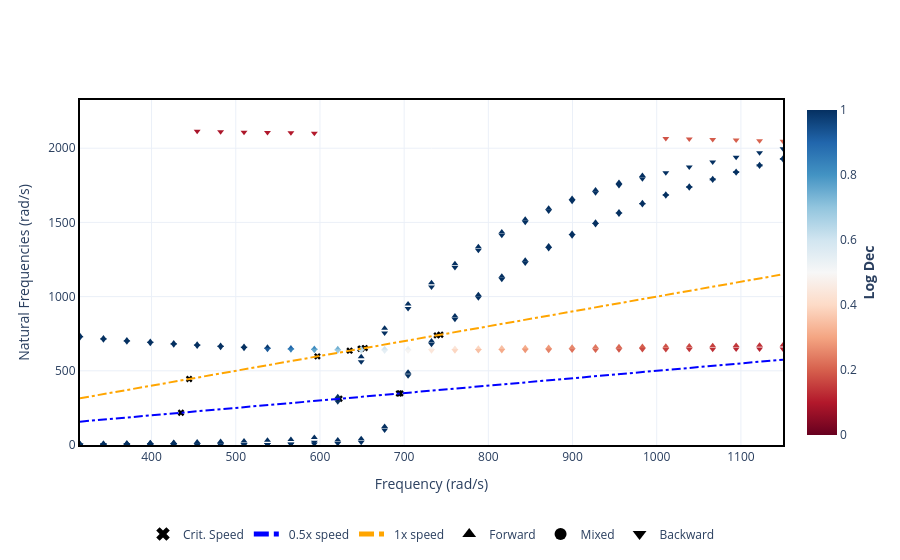

Source (notebook cell):
### Markdown cell above
### 1.3.2 Plotting results

Now that the results are stored, use `.plot()` method to display the Campbell Diagram plot.

For the Campbell Diagram, you can plot more than one harmonic. As default, the plot display only the 1x speed option. 
Input a list with more harmonics to display it at the graph.

### Code cell
campbell.plot(harmonics=[0.5, 1])

### Figure 1 — Plotly figure (JSON) as saved in the notebook; plotly's stock layout.template omitted (floating-point values rounded to 4 significant figures)
{"data": [{"hovertemplate": "Frequency (rad/s): %{x:.2f}<br>Critical Speed (rad/s): %{y:.2f}", "legendgroup": "Crit. Speed", "marker": {"color": "black", "symbol": "x"}, "mode": "markers", "name": "Crit. Speed", "showlegend": true, "type": "scatter", "x": [695.6, 693.8, 623.2, 743.1, 434.9, 444.7, 597.0, 738.7, 635.3, 653.3, 648.2, 649.2], "y": [347.8, 346.9, 311.6, 743.1, 217.5, 444.7, 597.0, 738.7, 635.3, 653.3, 648.2, 649.2]}, {"hoverinfo": "none", "legendgroup": "Forward", "marker": {"color": [394.2, 288.2, 77.76, 18.29, 0.4833, 0.4332, 0.3882, 0.3484, 0.3135, 0.2831, 0.2567, 0.2336, 0.2135, 0.196, 0.1806, 0.1672, 0.1553, 0.1448, 0.1355, 0.1272], "coloraxis": "coloraxis", "symbol": "triangle-up"}, "mode": "markers", "name": "Forward", "showlegend": false, "type": "scatter", "x": [621.2, 649.0, 676.8, 704.7, 732.5, 760.3, 788.2, 816.0, 843.8, 871.7, 899.5, 927.3, 955.2, 983.0, 1011.0, 1039.0, 1066.0, 1094.0, 1122.0, 1150.0], "y": [33.01, 41.29, 124.4, 490.1, 649.7, 650.9, 652.4, 654.0, 655.6, 657.4, 659.1, 660.9, 662.7, 664.4, 666.1, 667.8, 669.4, 670.9, 672.4, 673.8]}, {"hoverinfo": "none", "legendgroup": "Forward", "marker": {"color": [1037.0, 1151.0, 1070.0, 988.4, 907.8, 597.4, 531.2, 467.1, 401.2, 325.4, 214.6], "coloraxis": "coloraxis", "symbol": "triangle-up"}, "mode": "markers", "name": "Forward", "showlegend": false, "type": "scatter", "x": [315.0, 342.8, 370.7, 398.5, 426.3, 454.2, 482.0, 509.8, 537.7, 565.5, 593.3], "y": [7.874, 9.6, 11.03, 12.64, 14.46, 20.12, 23.45, 27.12, 31.36, 37.2, 51.24]}, {"hoverinfo": "none", "legendgroup": "Forward", "marker": {"color": [1233.0, 921.4, 827.1, 744.0, 668.0, 28.07, 15.13, 0.5996, 0.5386, 12.45, 9.757, 8.114, 6.982, 6.149, 5.507, 4.998, 4.584, 4.245, 3.963, 3.725, 3.519, 3.34, 3.181, 3.039, 2.911], "coloraxis": "coloraxis", "symbol": "triangle-up"}, "mode": "markers", "name": "Forward", "showlegend": false, "type": "scatter", "x": [315.0, 342.8, 370.7, 398.5, 426.3, 621.2, 649.0, 676.8, 704.7, 732.5, 760.3, 788.2, 816.0, 843.8, 871.7, 899.5, 927.3, 955.2, 983.0, 1011.0, 1039.0, 1066.0, 1094.0, 1122.0, 1150.0], "y": [8.334, 9.822, 11.98, 14.39, 17.1, 324.9, 594.1, 648.2, 648.7, 701.3, 869.6, 1013.0, 1137.0, 1245.0, 1341.0, 1425.0, 1501.0, 1569.0, 1632.0, 1690.0, 1744.0, 1794.0, 1843.0, 1889.0, 1933.0]}, {"hoverinfo": "none", "legendgroup": "Forward", "marker": {"color": [1.203, 1.136, 1.063, 0.9846, 0.9023, 0.8197], "coloraxis": "coloraxis", "symbol": "triangle-up"}, "mode": "markers", "name": "Forward", "showlegend": false, "type": "scatter", "x": [454.2, 482.0, 509.8, 537.7, 565.5, 593.3], "y": [678.2, 670.4, 663.7, 658.0, 653.6, 650.6]}, {"hoverinfo": "none", "legendgroup": "Forward", "marker": {"color": [1.456, 1.419, 1.373, 1.321, 1.264, 0.7403, 0.6667, 11.27, 9.161, 7.749, 6.704, 5.898, 5.261, 4.749, 4.332, 3.988, 3.702, 3.464, 3.263], "coloraxis": "coloraxis", "symbol": "triangle-up"}, "mode": "markers", "name": "Forward", "showlegend": false, "type": "scatter", "x": [315.0, 342.8, 370.7, 398.5, 426.3, 621.2, 649.0, 676.8, 704.7, 732.5, 760.3, 788.2, 816.0, 843.8, 871.7, 899.5, 927.3, 955.2, 983.0], "y": [735.4, 720.5, 707.8, 696.7, 686.9, 648.9, 648.1, 787.0, 949.5, 1093.0, 1221.0, 1335.0, 1435.0, 1521.0, 1596.0, 1661.0, 1718.0, 1769.0, 1816.0]}, {"hoverinfo": "none", "legendgroup": "Backward", "marker": {"color": [260900.0, 114000.0, 53900.0, 27000.0, 14140.0, 7675.0, 4299.0, 2463.0, 1415.0, 694.1, 591.0, 473.2, 328.1, 80.36, 18.44, 0.4391, 0.3916, 0.3492, 0.3118, 0.2791, 0.2508, 0.2262, 0.2048, 0.1862, 0.17, 0.1559, 0.1436, 0.1327, 0.1231, 0.1146, 0.1071], "coloraxis": "coloraxis", "symbol": "triangle-down"}, "mode": "markers", "name": "Backward", "showlegend": false, "type": "scatter", "x": [315.0, 342.8, 370.7, 398.5, 426.3, 454.2, 482.0, 509.8, 537.7, 565.5, 593.3, 621.2, 649.0, 676.8, 704.7, 732.5, 760.3, 788.2, 816.0, 843.8, 871.7, 899.5, 927.3, 955.2, 983.0, 1011.0, 1039.0, 1066.0, 1094.0, 1122.0, 1150.0], "y": [0.004057, 0.01133, 0.02874, 0.06817, 0.1538, 0.3341, 0.7043, 1.458, 3.037, 5.254, 7.217, 10.65, 18.59, 101.6, 467.4, 634.6, 635.2, 636.0, 636.9, 637.9, 638.9, 639.9, 640.9, 641.9, 642.9, 643.8, 644.7, 645.5, 646.2, 646.9, 647.5]}, {"hoverinfo": "none", "legendgroup": "Backward", "marker": {"color": [1295.0, 1240.0, 1186.0, 1131.0, 1072.0, 1010.0, 942.9, 868.9, 786.4, 782.4, 344.9], "coloraxis": "coloraxis", "symbol": "triangle-down"}, "mode": "markers", "name": "Backward", "showlegend": false, "type": "scatter", "x": [315.0, 342.8, 370.7, 398.5, 426.3, 454.2, 482.0, 509.8, 537.7, 565.5, 593.3], "y": [0.7243, 0.905, 1.113, 1.359, 1.657, 2.026, 2.497, 3.121, 3.989, 6.685, 19.2]}, {"hoverinfo": "none", "legendgroup": "Backward", "marker": {"color": [29.52, 15.56, 0.5499, 0.4917, 12.52, 9.804, 8.147, 7.007, 6.167, 5.521, 5.009, 4.594, 4.254, 3.972, 3.736, 3.534, 3.361, 3.21, 3.077, 2.959], "coloraxis": "coloraxis", "symbol": "triangle-down"}, "mode": "markers", "name": "Backward", "showlegend": false, "type": "scatter", "x": [621.2, 649.0, 676.8, 704.7, 732.5, 760.3, 788.2, 816.0, 843.8, 871.7, 899.5, 927.3, 955.2, 983.0, 1011.0, 1039.0, 1066.0, 1094.0, 1122.0, 1150.0], "y": [292.1, 561.4, 634.2, 634.2, 679.0, 847.9, 991.9, 1117.0, 1227.0, 1323.0, 1409.0, 1486.0, 1556.0, 1620.0, 1679.0, 1734.0, 1786.0, 1834.0, 1880.0, 1923.0]}, {"hoverinfo": "none", "legendgroup": "Backward", "marker": {"color": [1.144, 1.076, 1.002, 0.9239, 0.8428, 0.7622], "coloraxis": "coloraxis", "symbol": "triangle-down"}, "mode": "markers", "name": "Backward", "showlegend": false, "type": "scatter", "x": [454.2, 482.0, 509.8, 537.7, 565.5, 593.3], "y": [666.3, 658.4, 651.6, 645.8, 641.2, 638.0]}, {"hoverinfo": "none", "legendgroup": "Backward", "marker": {"color": [1.413, 1.371, 1.322, 1.267, 1.208, 0.6852, 0.6143, 11.5, 9.305, 7.837, 6.751, 5.913, 5.25, 4.715, 4.279, 3.918, 3.616, 3.362, 3.146, 2.96, 2.796, 2.651, 2.519, 2.4, 2.29], "coloraxis": "coloraxis", "symbol": "triangle-down"}, "mode": "markers", "name": "Backward", "showlegend": false, "type": "scatter", "x": [315.0, 342.8, 370.7, 398.5, 426.3, 621.2, 649.0, 676.8, 704.7, 732.5, 760.3, 788.2, 816.0, 843.8, 871.7, 899.5, 927.3, 955.2, 983.0, 1011.0, 1039.0, 1066.0, 1094.0, 1122.0, 1150.0], "y": [724.3, 709.3, 696.4, 685.2, 675.2, 635.9, 634.7, 755.3, 919.5, 1065.0, 1196.0, 1312.0, 1414.0, 1501.0, 1577.0, 1642.0, 1699.0, 1749.0, 1794.0, 1835.0, 1872.0, 1907.0, 1939.0, 1969.0, 1997.0]}, {"hoverinfo": "none", "legendgroup": "Backward", "marker": {"color": [0.08851, 0.09116, 0.09386, 0.09667, 0.09965, 0.1028, 0.1826, 0.189, 0.195, 0.2006, 0.2057, 0.2102], "coloraxis": "coloraxis", "symbol": "triangle-down"}, "mode": "markers", "name": "Backward", "showlegend": false, "type": "scatter", "x": [454.2, 482.0, 509.8, 537.7, 565.5, 593.3, 1011.0, 1039.0, 1066.0, 1094.0, 1122.0, 1150.0], "y": [2113.0, 2111.0, 2108.0, 2106.0, 2103.0, 2101.0, 2066.0, 2062.0, 2058.0, 2054.0, 2050.0, 2046.0]}, {"hoverinfo": "none", "line": {"color": "blue", "dash": "dashdot"}, "mode": "lines", "name": "0.5x speed", "type": "scatter", "x": [315.0, 342.8, 370.7, 398.5, 426.3, 454.2, 482.0, 509.8, 537.7, 565.5, 593.3, 621.2, 649.0, 676.8, 704.7, 732.5, 760.3, 788.2, 816.0, 843.8, 871.7, 899.5, 927.3, 955.2, 983.0, 1011.0, 1039.0, 1066.0, 1094.0, 1122.0, 1150.0], "y": [157.5, 171.4, 185.3, 199.2, 213.2, 227.1, 241.0, 254.9, 268.8, 282.8, 296.7, 310.6, 324.5, 338.4, 352.3, 366.2, 380.2, 394.1, 408.0, 421.9, 435.8, 449.8, 463.7, 477.6, 491.5, 505.4, 519.3, 533.2, 547.2, 561.1, 575.0]}, {"hoverinfo": "none", "line": {"color": "orange", "dash": "dashdot"}, "mode": "lines", "name": "1x speed", "type": "scatter", "x": [315.0, 342.8, 370.7, 398.5, 426.3, 454.2, 482.0, 509.8, 537.7, 565.5, 593.3, 621.2, 649.0, 676.8, 704.7, 732.5, 760.3, 788.2, 816.0, 843.8, 871.7, 899.5, 927.3, 955.2, 983.0, 1011.0, 1039.0, 1066.0, 1094.0, 1122.0, 1150.0], "y": [315.0, 342.8, 370.7, 398.5, 426.3, 454.2, 482.0, 509.8, 537.7, 565.5, 593.3, 621.2, 649.0, 676.8, 704.7, 732.5, 760.3, 788.2, 816.0, 843.8, 871.7, 899.5, 927.3, 955.2, 983.0, 1011.0, 1039.0, 1066.0, 1094.0, 1122.0, 1150.0]}, {"hoverinfo": "none", "legendgroup": "Forward", "marker": {"color": "black", "symbol": "triangle-up"}, "mode": "markers", "name": "Forward", "type": "scatter", "x": [0], "y": [0]}, {"hoverinfo": "none", "legendgroup": "Mixed", "marker": {"color": "black", "symbol": "circle"}, "mode": "markers", "name": "Mixed", "type": "scatter", "x": [0], "y": [0]}, {"hoverinfo": "none", "legendgroup": "Backward", "marker": {"color": "black", "symbol": "triangle-down"}, "mode": "markers", "name": "Backward", "type": "scatter", "x": [0], "y": [0]}], "layout": {"coloraxis": {"cmax": 1.0, "cmin": 0.0, "colorbar": {"title": {"side": "right", "text": "<b>Log Dec</b>"}}, "colorscale": [[0.0, "rgb(103,0,31)"], [0.1, "rgb(178,24,43)"], [0.2, "rgb(214,96,77)"], [0.3, "rgb(244,165,130)"], [0.4, "rgb(253,219,199)"], [0.5, "rgb(247,247,247)"], [0.6, "rgb(209,229,240)"], [0.7, "rgb(146,197,222)"], [0.8, "rgb(67,147,195)"], [0.9, "rgb(33,102,172)"], [1.0, "rgb(5,48,97)"]]}, "legend": {"itemsizing": "constant", "orientation": "h", "x": 0.5, "xanchor": "center", "y": -0.3, "yanchor": "bottom"}, "xaxis": {"exponentformat": "none", "range": [315.0, 1150.0], "title": {"text": "Frequency (rad/s)"}}, "yaxis": {"range": [0, 2325.0], "title": {"text": "Natural Frequencies (rad/s)"}}}}
